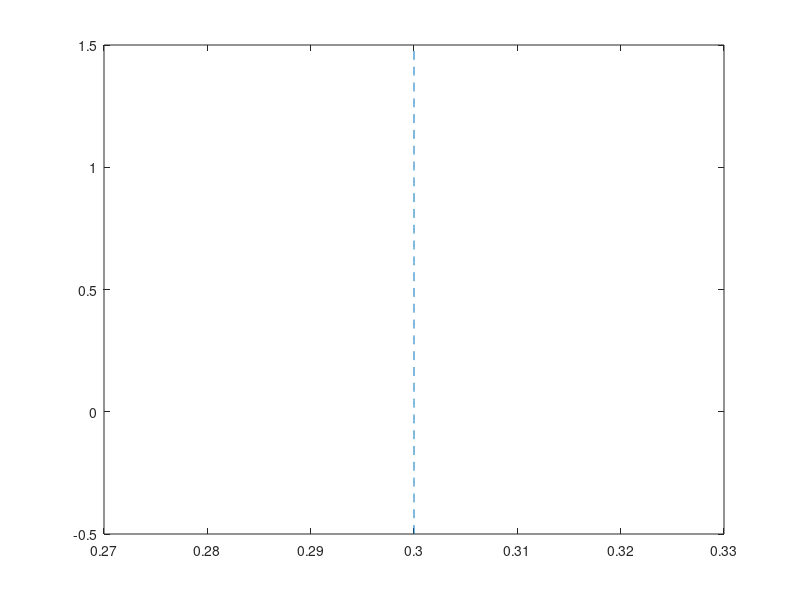

Reproduce this figure in MATLAB. (Note: this script raises an error after producing the figure.)
% In-situ Olivine melting toy model
% component end-members
% bulk composition
clear all; close all
CMg_r   = 0.3;  CFe_r   = 0.7;  % reference bulk compositions
Tm_Mg   = 2000; Tm_Fe   = 1800; % reference melting points
Phi0    = 0;
T0      = 1700;   P0    = 0;
clap    = 6*1e-8;

perT = 0; perCs = 1; perCf = 1; PhDg = 0.5;

T = linspace(T0,2100,100);
T = (T-Tm_Fe)./(Tm_Mg-Tm_Fe);
Phi = zeros(1,length(T));
figure(100)
plot(Phi+CMg_r,T,'--')
hold on
% for i = 1:1:length(T)
[phi,cs,cf]  =  equilibrium(T,CMg_r,P0,perT,perCs,perCf,clap,PhDg);
Phi = phi;
c_out = phi.*cf +(1-phi).*cs;
plot(cs,T,'or')
hold on
plot(cf,T,'ok')
hold on
plot(phi,T)
hold on
ylabel('T')
xlabel('c_i [%]')
% [phi,cs,cf]  =  equilibrium(T,CMg_r,P0,perT,perCs,perCf,clap,PhDg);
% Phi = phi;
% plot(cs,T,'or')
% hold on
% plot(cf,T,'ok')
% hold on
% plot(phi,T)
% % end
figure()
plot(CMg_r,T)
hold on
plot(c_out,T)
function [f,cs,cf]  =  equilibrium(T,C,P,perT,perCs,perCf,clap,PhDg)
% T ranging from 0-1, T=0 melting point of the lowest end-member at P0,
% T = 1 = highest end-member melting point at P0
% P = P_l + P_s+ P_cmp
% clap = clapeyron slope, assumed
T   = T - P*clap;

cs1 = max(0,min(1,          perCs .*erfc((2+PhDg).*(T-perT)./(1-perT))));
cs2 = max(0,min(1, perCs+(1-perCs).*erfc((2+PhDg).*(T     )./   perT) ));

cs = zeros(size(T));
cs(T>=perT) = cs1(T>=perT);
cs(T< perT) = cs2(T< perT);

cf1 = max(0,min(1,          perCf .*erf(1.5.*(1-T)         ./(1-perT))./erf(1.5)));
cf2 = max(0,min(1, perCf+(1-perCf).*erf(1.5.*(1-T-(1-perT))./(  perT))./erf(1.5)));


cf = zeros(size(T));
cf(T>=perT) = cf1(T>=perT);
cf(T< perT) = cf2(T< perT);

f = max(1e-16,min(1-1e-16, (C-cs) ./ (cf-cs) )); % f = phi
end
